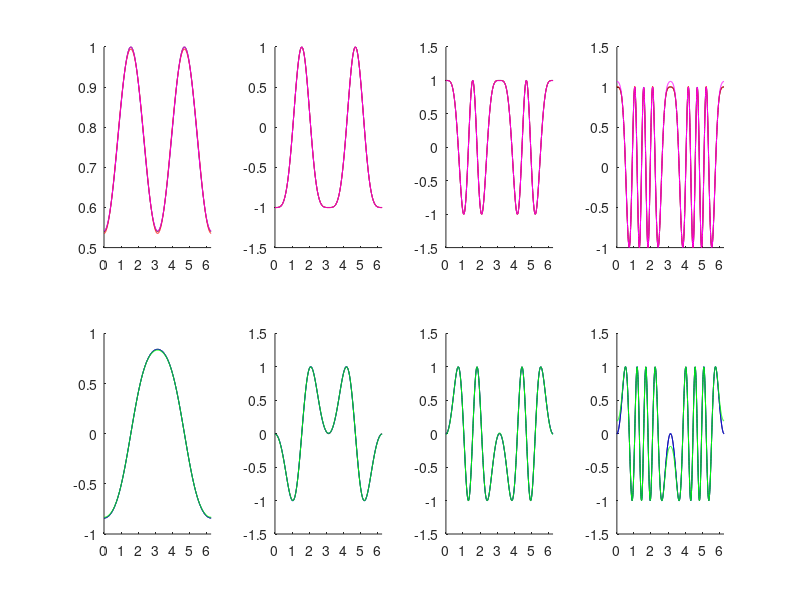

This chart was generated by the following MATLAB code:
% Testing taylor-function expansion T_ of F_ = exp(i*z*cos(2*pi*j/N - w)) ; 
% Also testing bessel-function expansion J_ of F_ (note that this does not naturally factorize) ;
% Determining what order (and number of terms) is required to reach accuracy eps out to some fixed z=z_max ;
% Typical values of eps are 0.1 and 0.01 ;
% Typical values of z_max are 2*pi (1 pixel) and 4*pi (2 pixels) ;

% First generate taylor-expansion ;
l_max = 32; % maximum order
n_T = round((l_max+1)*(l_max+2)/2);
f_ = zeros(n_T,1);
p_ = zeros(n_T,1);
b_ = zeros(n_T,1);
B_ = zeros(n_T,1);
l_ = zeros(n_T,1);
j_ = zeros(n_T,1);
%l_factorial = 1;
ci = -i/2; f = 1; ic=1;
for l=0:l_max;
%l_start = round(l*(l+1)/2);
%l_factorial = l_factorial * max(1,l);
if (l>0); f = f*ci/max(1,l); end;
j_factorial = 1;
lmj_factorial = 1;
for j=0:l;
j_factorial = j_factorial * max(1,j);
%f_(1 + l_start + j) = (-i/2)^l / l_factorial;
%f_(1 + l_start + j) = f;
%p_(1 + l_start + j) = -l + 2*j;
%b_(1 + l_start + j) = lmj_factorial / j_factorial;
%B_(1 + l_start + j) = nchoosek(l,j);
f_(ic) = f;
p_(ic) = -l + 2*j;
b_(ic) = lmj_factorial / j_factorial;
B_(ic) = nchoosek(l,j);
lmj_factorial = lmj_factorial * max(1,l-j);
%l_(1 + l_start + j) = l;
%j_(1 + l_start + j) = j;
l_(ic) = l;
j_(ic) = j;
ic = ic+1;
end;%for j=0:l;
end;%for l=0:l_max;

n_z = 4; z_ = [1.0 , pi , 2*pi , 4*pi];
%n_eps = 4; eps_ = 0.1.^[0.5 , 1.0 , 1.5 , 2.0];
n_eps = 4; eps_ = 0.1.^[1 , 2 , 3 , 4];
T_req_ = zeros(n_z,n_eps);
J_req_ = zeros(n_z,n_eps);

n_phi = 1024;
phi_ = 2*pi*(0:n_phi-1)/n_phi;

for nz=1:n_z;
z = z_(nz);
for neps = 1:n_eps;
eps = eps_(neps);

% Calculate function F_ ;
F_ = exp(-i*z*cos(phi_));
%F_ = exp(+i*z*cos(phi_));

% Calculate bessel expansion J_ ; 
J_ = zeros(size(phi_));
EJ_ = zeros(1+l_max,1);
jc=0; l=0; continue_flag=1;
while (l<=l_max & continue_flag);
if (l==0); J_ = J_ + besselj(0,z); jc = jc+1; end;
%if (l>0); J_ = J_ + exp(+i*l*pi/2)*(-1)^l*besselj(-l,z)*exp(+i*l*phi_) + exp(-i*l*pi/2)*(-1)^l*besselj(+l,z)*exp(-i*l*phi_); jc = jc+2; end;
%if (l>0); J_ = J_ + exp(+i*l*pi/2)*besselj(-l,z)*exp(+i*l*phi_) + exp(-i*l*pi/2)*besselj(+l,z)*exp(-i*l*phi_); jc = jc+2; end;
if (l>0); J_ = J_ + exp(+i*l*pi/2)*besselj(-l,z)*exp(-i*l*phi_) + exp(-i*l*pi/2)*besselj(+l,z)*exp(+i*l*phi_); jc = jc+2; end;
EJ_(1+l) = mean(abs(F_-J_).^2);
%disp(sprintf(' %% z %0.2f l %d EJ %0.4f',z,l,EJ_(l+1)));
if (EJ_(l+1)<eps); continue_flag=0; J_req_(nz,neps) = l; disp(sprintf('z_(%d) = %0.2f eps_(%d) = %0.3f J_req = %d(%d)',nz,z,neps,eps,J_req_(nz,neps),jc)); end;
l = l+1;
end;%while;

% Calculate taylor expansion T_ ;
T_ = zeros(size(phi_));
ET_ = zeros(1+l_max,1);
jc=0; l=0; continue_flag=1;
while (l<=l_max & continue_flag)
l_start = round(l*(l+1)/2);
for j=0:l;
f = f_(1 + l_start + j);
p = p_(1 + l_start + j);
b = b_(1 + l_start + j);
T_ = T_ + f*b*exp(i*p*phi_)*z^l;
jc = jc+1;
end;%for j=0:l;
ET_(1+l) = mean(abs(F_-T_).^2);
%disp(sprintf(' %% z %0.2f l %d ET %0.4f',z,l,ET_(l+1)));
if (ET_(l+1)<eps); continue_flag=0; T_req_(nz,neps) = l; disp(sprintf('z_(%d) = %0.2f eps_(%d) = %0.3f T_req = %d(%d)',nz,z,neps,eps,T_req_(nz,neps),jc)); end;
l = l+1;
end;%while;

if neps==n_eps;
subplot(2,n_z,0*n_z + nz); hold on;
plot(phi_,real(F_),'k-');
plot(phi_,real(J_),'r-');
plot(phi_,real(T_),'m-');
xlim([min(phi_),max(phi_)]);
subplot(2,n_z,1*n_z + nz); hold on;
plot(phi_,imag(F_),'k-');
plot(phi_,imag(J_),'b-');
plot(phi_,imag(T_),'g-');
xlim([min(phi_),max(phi_)]);
end;%if neps==n_eps;

end;%for neps = 1:n_eps;
end;%for nz=1:n_z;
